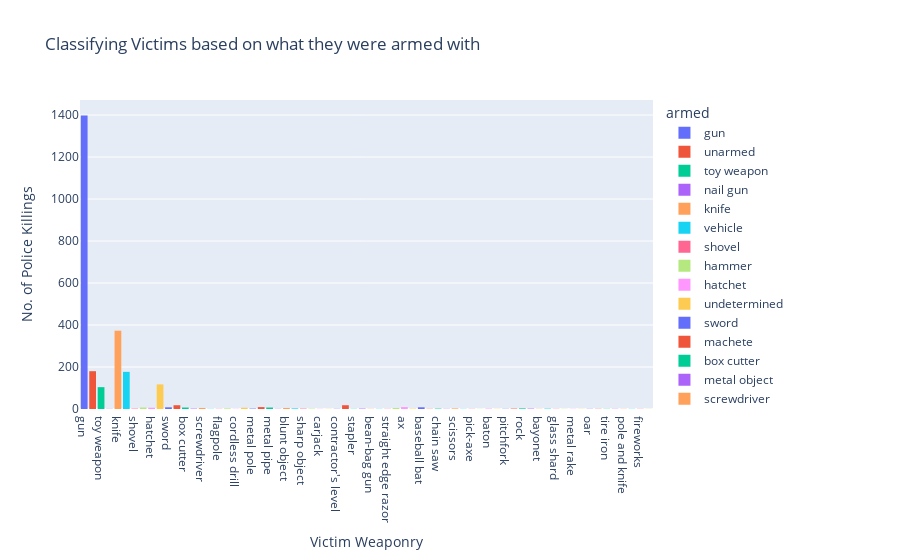

The notebook cell saved with this chart:
### Code cell
fig = px.histogram(plc, x=plc['armed'],color = plc['armed'],title='Classifying Victims based on what they were armed with ')
fig.layout.xaxis.title.text = "Victim Weaponry"
fig.layout.yaxis.title.text = "No. of Police Killings"
fig.show()

### Figure 1 — Plotly figure (JSON) as saved in the notebook; plotly's stock layout.template omitted (floating-point values rounded to 4 significant figures; data arrays with more than 128 entries replaced by an {"elided": "..."} marker saying what was removed)
{"data": [{"alignmentgroup": "True", "bingroup": "x", "hovertemplate": "armed=%{x}<br>count=%{y}<extra></extra>", "legendgroup": "gun", "marker": {"color": "#636efa", "pattern": {"shape": ""}}, "name": "gun", "offsetgroup": "gun", "orientation": "v", "showlegend": true, "type": "histogram", "x": {"elided": "1398 str values"}, "xaxis": "x", "yaxis": "y"}, {"alignmentgroup": "True", "bingroup": "x", "hovertemplate": "armed=%{x}<br>count=%{y}<extra></extra>", "legendgroup": "unarmed", "marker": {"color": "#EF553B", "pattern": {"shape": ""}}, "name": "unarmed", "offsetgroup": "unarmed", "orientation": "v", "showlegend": true, "type": "histogram", "x": {"elided": "180 str values"}, "xaxis": "x", "yaxis": "y"}, {"alignmentgroup": "True", "bingroup": "x", "hovertemplate": "armed=%{x}<br>count=%{y}<extra></extra>", "legendgroup": "toy weapon", "marker": {"color": "#00cc96", "pattern": {"shape": ""}}, "name": "toy weapon", "offsetgroup": "toy weapon", "orientation": "v", "showlegend": true, "type": "histogram", "x": ["toy weapon", "toy weapon", "toy weapon", "toy weapon", "toy weapon", "toy weapon", "toy weapon", "toy weapon", "toy weapon", "toy weapon", "toy weapon", "toy weapon", "toy weapon", "toy weapon", "toy weapon", "toy weapon", "toy weapon", "toy weapon", "toy weapon", "toy weapon", "toy weapon", "toy weapon", "toy weapon", "toy weapon", "toy weapon", "toy weapon", "toy weapon", "toy weapon", "toy weapon", "toy weapon", "toy weapon", "toy weapon", "toy weapon", "toy weapon", "toy weapon", "toy weapon", "toy weapon", "toy weapon", "toy weapon", "toy weapon", "toy weapon", "toy weapon", "toy weapon", "toy weapon", "toy weapon", "toy weapon", "toy weapon", "toy weapon", "toy weapon", "toy weapon", "toy weapon", "toy weapon", "toy weapon", "toy weapon", "toy weapon", "toy weapon", "toy weapon", "toy weapon", "toy weapon", "toy weapon", "toy weapon", "toy weapon", "toy weapon", "toy weapon", "toy weapon", "toy weapon", "toy weapon", "toy weapon", "toy weapon", "toy weapon", "toy weapon", "toy weapon", "toy weapon", "toy weapon", "toy weapon", "toy weapon", "toy weapon", "toy weapon", "toy weapon", "toy weapon", "toy weapon", "toy weapon", "toy weapon", "toy weapon", "toy weapon", "toy weapon", "toy weapon", "toy weapon", "toy weapon", "toy weapon", "toy weapon", "toy weapon", "toy weapon", "toy weapon", "toy weapon", "toy weapon", "toy weapon", "toy weapon", "toy weapon", "toy weapon", "toy weapon", "toy weapon", "toy weapon", "toy weapon"], "xaxis": "x", "yaxis": "y"}, {"alignmentgroup": "True", "bingroup": "x", "hovertemplate": "armed=%{x}<br>count=%{y}<extra></extra>", "legendgroup": "nail gun", "marker": {"color": "#ab63fa", "pattern": {"shape": ""}}, "name": "nail gun", "offsetgroup": "nail gun", "orientation": "v", "showlegend": true, "type": "histogram", "x": ["nail gun"], "xaxis": "x", "yaxis": "y"}, {"alignmentgroup": "True", "bingroup": "x", "hovertemplate": "armed=%{x}<br>count=%{y}<extra></extra>", "legendgroup": "knife", "marker": {"color": "#FFA15A", "pattern": {"shape": ""}}, "name": "knife", "offsetgroup": "knife", "orientation": "v", "showlegend": true, "type": "histogram", "x": {"elided": "373 str values"}, "xaxis": "x", "yaxis": "y"}, {"alignmentgroup": "True", "bingroup": "x", "hovertemplate": "armed=%{x}<br>count=%{y}<extra></extra>", "legendgroup": "vehicle", "marker": {"color": "#19d3f3", "pattern": {"shape": ""}}, "name": "vehicle", "offsetgroup": "vehicle", "orientation": "v", "showlegend": true, "type": "histogram", "x": {"elided": "177 str values"}, "xaxis": "x", "yaxis": "y"}, {"alignmentgroup": "True", "bingroup": "x", "hovertemplate": "armed=%{x}<br>count=%{y}<extra></extra>", "legendgroup": "shovel", "marker": {"color": "#FF6692", "pattern": {"shape": ""}}, "name": "shovel", "offsetgroup": "shovel", "orientation": "v", "showlegend": true, "type": "histogram", "x": ["shovel", "shovel"], "xaxis": "x", "yaxis": "y"}, {"alignmentgroup": "True", "bingroup": "x", "hovertemplate": "armed=%{x}<br>count=%{y}<extra></extra>", "legendgroup": "hammer", "marker": {"color": "#B6E880", "pattern": {"shape": ""}}, "name": "hammer", "offsetgroup": "hammer", "orientation": "v", "showlegend": true, "type": "histogram", "x": ["hammer", "hammer", "hammer", "hammer", "hammer", "hammer", "hammer"], "xaxis": "x", "yaxis": "y"}, {"alignmentgroup": "True", "bingroup": "x", "hovertemplate": "armed=%{x}<br>count=%{y}<extra></extra>", "legendgroup": "hatchet", "marker": {"color": "#FF97FF", "pattern": {"shape": ""}}, "name": "hatchet", "offsetgroup": "hatchet", "orientation": "v", "showlegend": true, "type": "histogram", "x": ["hatchet", "hatchet", "hatchet", "hatchet", "hatchet", "hatchet"], "xaxis": "x", "yaxis": "y"}, {"alignmentgroup": "True", "bingroup": "x", "hovertemplate": "armed=%{x}<br>count=%{y}<extra></extra>", "legendgroup": "undetermined", "marker": {"color": "#FECB52", "pattern": {"shape": ""}}, "name": "undetermined", "offsetgroup": "undetermined", "orientation": "v", "showlegend": true, "type": "histogram", "x": ["undetermined", "undetermined", "undetermined", "undetermined", "undetermined", "undetermined", "undetermined", "undetermined", "undetermined", "undetermined", "undetermined", "undetermined", "undetermined", "undetermined", "undetermined", "undetermined", "undetermined", "undetermined", "undetermined", "undetermined", "undetermined", "undetermined", "undetermined", "undetermined", "undetermined", "undetermined", "undetermined", "undetermined", "undetermined", "undetermined", "undetermined", "undetermined", "undetermined", "undetermined", "undetermined", "undetermined", "undetermined", "undetermined", "undetermined", "undetermined", "undetermined", "undetermined", "undetermined", "undetermined", "undetermined", "undetermined", "undetermined", "undetermined", "undetermined", "undetermined", "undetermined", "undetermined", "undetermined", "undetermined", "undetermined", "undetermined", "undetermined", "undetermined", "undetermined", "undetermined", "undetermined", "undetermined", "undetermined", "undetermined", "undetermined", "undetermined", "undetermined", "undetermined", "undetermined", "undetermined", "undetermined", "undetermined", "undetermined", "undetermined", "undetermined", "undetermined", "undetermined", "undetermined", "undetermined", "undetermined", "undetermined", "undetermined", "undetermined", "undetermined", "undetermined", "undetermined", "undetermined", "undetermined", "undetermined", "undetermined", "undetermined", "undetermined", "undetermined", "undetermined", "undetermined", "undetermined", "undetermined", "undetermined", "undetermined", "undetermined", "undetermined", "undetermined", "undetermined", "undetermined", "undetermined", "undetermined", "undetermined", "undetermined", "undetermined", "undetermined", "undetermined", "undetermined", "undetermined", "undetermined", "undetermined", "undetermined", "undetermined"], "xaxis": "x", "yaxis": "y"}, {"alignmentgroup": "True", "bingroup": "x", "hovertemplate": "armed=%{x}<br>count=%{y}<extra></extra>", "legendgroup": "sword", "marker": {"color": "#636efa", "pattern": {"shape": ""}}, "name": "sword", "offsetgroup": "sword", "orientation": "v", "showlegend": true, "type": "histogram", "x": ["sword", "sword", "sword", "sword", "sword", "sword", "sword", "sword"], "xaxis": "x", "yaxis": "y"}, {"alignmentgroup": "True", "bingroup": "x", "hovertemplate": "armed=%{x}<br>count=%{y}<extra></extra>", "legendgroup": "machete", "marker": {"color": "#EF553B", "pattern": {"shape": ""}}, "name": "machete", "offsetgroup": "machete", "orientation": "v", "showlegend": true, "type": "histogram", "x": ["machete", "machete", "machete", "machete", "machete", "machete", "machete", "machete", "machete", "machete", "machete", "machete", "machete", "machete", "machete", "machete", "machete", "machete"], "xaxis": "x", "yaxis": "y"}, {"alignmentgroup": "True", "bingroup": "x", "hovertemplate": "armed=%{x}<br>count=%{y}<extra></extra>", "legendgroup": "box cutter", "marker": {"color": "#00cc96", "pattern": {"shape": ""}}, "name": "box cutter", "offsetgroup": "box cutter", "orientation": "v", "showlegend": true, "type": "histogram", "x": ["box cutter", "box cutter", "box cutter", "box cutter", "box cutter", "box cutter", "box cutter"], "xaxis": "x", "yaxis": "y"}, {"alignmentgroup": "True", "bingroup": "x", "hovertemplate": "armed=%{x}<br>count=%{y}<extra></extra>", "legendgroup": "metal object", "marker": {"color": "#ab63fa", "pattern": {"shape": ""}}, "name": "metal object", "offsetgroup": "metal object", "orientation": "v", "showlegend": true, "type": "histogram", "x": ["metal object", "metal object"], "xaxis": "x", "yaxis": "y"}, {"alignmentgroup": "True", "bingroup": "x", "hovertemplate": "armed=%{x}<br>count=%{y}<extra></extra>", "legendgroup": "screwdriver", "marker": {"color": "#FFA15A", "pattern": {"shape": ""}}, "name": "screwdriver", "offsetgroup": "screwdriver", "orientation": "v", "showlegend": true, "type": "histogram", "x": ["screwdriver", "screwdriver", "screwdriver", "screwdriver", "screwdriver"], "xaxis": "x", "yaxis": "y"}, {"alignmentgroup": "True", "bingroup": "x", "hovertemplate": "armed=%{x}<br>count=%{y}<extra></extra>", "legendgroup": "lawn mower blade", "marker": {"color": "#19d3f3", "pattern": {"shape": ""}}, "name": "lawn mower blade", "offsetgroup": "lawn mower blade", "orientation": "v", "showlegend": true, "type": "histogram", "x": ["lawn mower blade"], "xaxis": "x", "yaxis": "y"}, {"alignmentgroup": "True", "bingroup": "x", "hovertemplate": "armed=%{x}<br>count=%{y}<extra></extra>", "legendgroup": "flagpole", "marker": {"color": "#FF6692", "pattern": {"shape": ""}}, "name": "flagpole", "offsetgroup": "flagpole", "orientation": "v", "showlegend": true, "type": "histogram", "x": ["flagpole"], "xaxis": "x", "yaxis": "y"}, {"alignmentgroup": "True", "bingroup": "x", "hovertemplate": "armed=%{x}<br>count=%{y}<extra></extra>", "legendgroup": "guns and explosives", "marker": {"color": "#B6E880", "pattern": {"shape": ""}}, "name": "guns and explosives", "offsetgroup": "guns and explosives", "orientation": "v", "showlegend": true, "type": "histogram", "x": ["guns and explosives", "guns and explosives", "guns and explosives"], "xaxis": "x", "yaxis": "y"}, {"alignmentgroup": "True", "bingroup": "x", "hovertemplate": "armed=%{x}<br>count=%{y}<extra></extra>", "legendgroup": "cordless drill", "marker": {"color": "#FF97FF", "pattern": {"shape": ""}}, "name": "cordless drill", "offsetgroup": "cordless drill", "orientation": "v", "showlegend": true, "type": "histogram", "x": ["cordless drill"], "xaxis": "x", "yaxis": "y"}, {"alignmentgroup": "True", "bingroup": "x", "hovertemplate": "armed=%{x}<br>count=%{y}<extra></extra>", "legendgroup": "crossbow", "marker": {"color": "#FECB52", "pattern": {"shape": ""}}, "name": "crossbow", "offsetgroup": "crossbow", "orientation": "v", "showlegend": true, "type": "histogram", "x": ["crossbow", "crossbow", "crossbow", "crossbow", "crossbow", "crossbow"], "xaxis": "x", "yaxis": "y"}, {"alignmentgroup": "True", "bingroup": "x", "hovertemplate": "armed=%{x}<br>count=%{y}<extra></extra>", "legendgroup": "metal pole", "marker": {"color": "#636efa", "pattern": {"shape": ""}}, "name": "metal pole", "offsetgroup": "metal pole", "orientation": "v", "showlegend": true, "type": "histogram", "x": ["metal pole", "metal pole"], "xaxis": "x", "yaxis": "y"}, {"alignmentgroup": "True", "bingroup": "x", "hovertemplate": "armed=%{x}<br>count=%{y}<extra></extra>", "legendgroup": "Taser", "marker": {"color": "#EF553B", "pattern": {"shape": ""}}, "name": "Taser", "offsetgroup": "Taser", "orientation": "v", "showlegend": true, "type": "histogram", "x": ["Taser", "Taser", "Taser", "Taser", "Taser", "Taser", "Taser", "Taser", "Taser"], "xaxis": "x", "yaxis": "y"}, {"alignmentgroup": "True", "bingroup": "x", "hovertemplate": "armed=%{x}<br>count=%{y}<extra></extra>", "legendgroup": "metal pipe", "marker": {"color": "#00cc96", "pattern": {"shape": ""}}, "name": "metal pipe", "offsetgroup": "metal pipe", "orientation": "v", "showlegend": true, "type": "histogram", "x": ["metal pipe", "metal pipe", "metal pipe", "metal pipe", "metal pipe", "metal pipe", "metal pipe"], "xaxis": "x", "yaxis": "y"}, {"alignmentgroup": "True", "bingroup": "x", "hovertemplate": "armed=%{x}<br>count=%{y}<extra></extra>", "legendgroup": "metal hand tool", "marker": {"color": "#ab63fa", "pattern": {"shape": ""}}, "name": "metal hand tool", "offsetgroup": "metal hand tool", "orientation": "v", "showlegend": true, "type": "histogram", "x": ["metal hand tool"], "xaxis": "x", "yaxis": "y"}, {"alignmentgroup": "True", "bingroup": "x", "hovertemplate": "armed=%{x}<br>count=%{y}<extra></extra>", "legendgroup": "blunt object", "marker": {"color": "#FFA15A", "pattern": {"shape": ""}}, "name": "blunt object", "offsetgroup": "blunt object", "orientation": "v", "showlegend": true, "type": "histogram", "x": ["blunt object", "blunt object", "blunt object", "blunt object", "blunt object"], "xaxis": "x", "yaxis": "y"}, {"alignmentgroup": "True", "bingroup": "x", "hovertemplate": "armed=%{x}<br>count=%{y}<extra></extra>", "legendgroup": "metal stick", "marker": {"color": "#19d3f3", "pattern": {"shape": ""}}, "name": "metal stick", "offsetgroup": "metal stick", "orientation": "v", "showlegend": true, "type": "histogram", "x": ["metal stick", "metal stick", "metal stick"], "xaxis": "x", "yaxis": "y"}, {"alignmentgroup": "True", "bingroup": "x", "hovertemplate": "armed=%{x}<br>count=%{y}<extra></extra>", "legendgroup": "sharp object", "marker": {"color": "#FF6692", "pattern": {"shape": ""}}, "name": "sharp object", "offsetgroup": "sharp object", "orientation": "v", "showlegend": true, "type": "histogram", "x": ["sharp object", "sharp object"], "xaxis": "x", "yaxis": "y"}, {"alignmentgroup": "True", "bingroup": "x", "hovertemplate": "armed=%{x}<br>count=%{y}<extra></extra>", "legendgroup": "meat cleaver", "marker": {"color": "#B6E880", "pattern": {"shape": ""}}, "name": "meat cleaver", "offsetgroup": "meat cleaver", "orientation": "v", "showlegend": true, "type": "histogram", "x": ["meat cleaver", "meat cleaver"], "xaxis": "x", "yaxis": "y"}, {"alignmentgroup": "True", "bingroup": "x", "hovertemplate": "armed=%{x}<br>count=%{y}<extra></extra>", "legendgroup": "carjack", "marker": {"color": "#FF97FF", "pattern": {"shape": ""}}, "name": "carjack", "offsetgroup": "carjack", "orientation": "v", "showlegend": true, "type": "histogram", "x": ["carjack"], "xaxis": "x", "yaxis": "y"}, {"alignmentgroup": "True", "bingroup": "x", "hovertemplate": "armed=%{x}<br>count=%{y}<extra></extra>", "legendgroup": "chain", "marker": {"color": "#FECB52", "pattern": {"shape": ""}}, "name": "chain", "offsetgroup": "chain", "orientation": "v", "showlegend": true, "type": "histogram", "x": ["chain"], "xaxis": "x", "yaxis": "y"}, {"alignmentgroup": "True", "bingroup": "x", "hovertemplate": "armed=%{x}<br>count=%{y}<extra></extra>", "legendgroup": "contractor's level", "marker": {"color": "#636efa", "pattern": {"shape": ""}}, "name": "contractor's level", "offsetgroup": "contractor's level", "orientation": "v", "showlegend": true, "type": "histogram", "x": ["contractor's level"], "xaxis": "x", "yaxis": "y"}, {"alignmentgroup": "True", "bingroup": "x", "hovertemplate": "armed=%{x}<br>count=%{y}<extra></extra>", "legendgroup": "unknown weapon", "marker": {"color": "#EF553B", "pattern": {"shape": ""}}, "name": "unknown weapon", "offsetgroup": "unknown weapon", "orientation": "v", "showlegend": true, "type": "histogram", "x": ["unknown weapon", "unknown weapon", "unknown weapon", "unknown weapon", "unknown weapon", "unknown weapon", "unknown weapon", "unknown weapon", "unknown weapon", "unknown weapon", "unknown weapon", "unknown weapon", "unknown weapon", "unknown weapon", "unknown weapon", "unknown weapon", "unknown weapon", "unknown weapon"], "xaxis": "x", "yaxis": "y"}, {"alignmentgroup": "True", "bingroup": "x", "hovertemplate": "armed=%{x}<br>count=%{y}<extra></extra>", "legendgroup": "stapler", "marker": {"color": "#00cc96", "pattern": {"shape": ""}}, "name": "stapler", "offsetgroup": "stapler", "orientation": "v", "showlegend": true, "type": "histogram", "x": ["stapler"], "xaxis": "x", "yaxis": "y"}, {"alignmentgroup": "True", "bingroup": "x", "hovertemplate": "armed=%{x}<br>count=%{y}<extra></extra>", "legendgroup": "beer bottle", "marker": {"color": "#ab63fa", "pattern": {"shape": ""}}, "name": "beer bottle", "offsetgroup": "beer bottle", "orientation": "v", "showlegend": true, "type": "histogram", "x": ["beer bottle", "beer bottle"], "xaxis": "x", "yaxis": "y"}, {"alignmentgroup": "True", "bingroup": "x", "hovertemplate": "armed=%{x}<br>count=%{y}<extra></extra>", "legendgroup": "bean-bag gun", "marker": {"color": "#FFA15A", "pattern": {"shape": ""}}, "name": "bean-bag gun", "offsetgroup": "bean-bag gun", "orientation": "v", "showlegend": true, "type": "histogram", "x": ["bean-bag gun"], "xaxis": "x", "yaxis": "y"}, {"alignmentgroup": "True", "bingroup": "x", "hovertemplate": "armed=%{x}<br>count=%{y}<extra></extra>", "legendgroup": "baseball bat and fireplace poker", "marker": {"color": "#19d3f3", "pattern": {"shape": ""}}, "name": "baseball bat and fireplace poker", "offsetgroup": "baseball bat and fireplace poker", "orientation": "v", "showlegend": true, "type": "histogram", "x": ["baseball bat and fireplace poker"], "xaxis": "x", "yaxis": "y"}, {"alignmentgroup": "True", "bingroup": "x", "hovertemplate": "armed=%{x}<br>count=%{y}<extra></extra>", "legendgroup": "straight edge razor", "marker": {"color": "#FF6692", "pattern": {"shape": ""}}, "name": "straight edge razor", "offsetgroup": "straight edge razor", "orientation": "v", "showlegend": true, "type": "histogram", "x": ["straight edge razor"], "xaxis": "x", "yaxis": "y"}, {"alignmentgroup": "True", "bingroup": "x", "hovertemplate": "armed=%{x}<br>count=%{y}<extra></extra>", "legendgroup": "gun and knife", "marker": {"color": "#B6E880", "pattern": {"shape": ""}}, "name": "gun and knife", "offsetgroup": "gun and knife", "orientation": "v", "showlegend": true, "type": "histogram", "x": ["gun and knife", "gun and knife", "gun and knife", "gun and knife", "gun and knife"], "xaxis": "x", "yaxis": "y"}, {"alignmentgroup": "True", "bingroup": "x", "hovertemplate": "armed=%{x}<br>count=%{y}<extra></extra>", "legendgroup": "ax", "marker": {"color": "#FF97FF", "pattern": {"shape": ""}}, "name": "ax", "offsetgroup": "ax", "orientation": "v", "showlegend": true, "type": "histogram", "x": ["ax", "ax", "ax", "ax", "ax", "ax", "ax", "ax", "ax"], "xaxis": "x", "yaxis": "y"}, {"alignmentgroup": "True", "bingroup": "x", "hovertemplate": "armed=%{x}<br>count=%{y}<extra></extra>", "legendgroup": "brick", "marker": {"color": "#FECB52", "pattern": {"shape": ""}}, "name": "brick", "offsetgroup": "brick", "orientation": "v", "showlegend": true, "type": "histogram", "x": ["brick", "brick"], "xaxis": "x", "yaxis": "y"}, {"alignmentgroup": "True", "bingroup": "x", "hovertemplate": "armed=%{x}<br>count=%{y}<extra></extra>", "legendgroup": "baseball bat", "marker": {"color": "#636efa", "pattern": {"shape": ""}}, "name": "baseball bat", "offsetgroup": "baseball bat", "orientation": "v", "showlegend": true, "type": "histogram", "x": ["baseball bat", "baseball bat", "baseball bat", "baseball bat", "baseball bat", "baseball bat", "baseball bat", "baseball bat"], "xaxis": "x", "yaxis": "y"}, {"alignmentgroup": "True", "bingroup": "x", "hovertemplate": "armed=%{x}<br>count=%{y}<extra></extra>", "legendgroup": "hand torch", "marker": {"color": "#EF553B", "pattern": {"shape": ""}}, "name": "hand torch", "offsetgroup": "hand torch", "orientation": "v", "showlegend": true, "type": "histogram", "x": ["hand torch"], "xaxis": "x", "yaxis": "y"}, {"alignmentgroup": "True", "bingroup": "x", "hovertemplate": "armed=%{x}<br>count=%{y}<extra></extra>", "legendgroup": "chain saw", "marker": {"color": "#00cc96", "pattern": {"shape": ""}}, "name": "chain saw", "offsetgroup": "chain saw", "orientation": "v", "showlegend": true, "type": "histogram", "x": ["chain saw", "chain saw"], "xaxis": "x", "yaxis": "y"}, {"alignmentgroup": "True", "bingroup": "x", "hovertemplate": "armed=%{x}<br>count=%{y}<extra></extra>", "legendgroup": "garden tool", "marker": {"color": "#ab63fa", "pattern": {"shape": ""}}, "name": "garden tool", "offsetgroup": "garden tool", "orientation": "v", "showlegend": true, "type": "histogram", "x": ["garden tool"], "xaxis": "x", "yaxis": "y"}, {"alignmentgroup": "True", "bingroup": "x", "hovertemplate": "armed=%{x}<br>count=%{y}<extra></extra>", "legendgroup": "scissors", "marker": {"color": "#FFA15A", "pattern": {"shape": ""}}, "name": "scissors", "offsetgroup": "scissors", "orientation": "v", "showlegend": true, "type": "histogram", "x": ["scissors", "scissors", "scissors"], "xaxis": "x", "yaxis": "y"}, {"alignmentgroup": "True", "bingroup": "x", "hovertemplate": "armed=%{x}<br>count=%{y}<extra></extra>", "legendgroup": "pole", "marker": {"color": "#19d3f3", "pattern": {"shape": ""}}, "name": "pole", "offsetgroup": "pole", "orientation": "v", "showlegend": true, "type": "histogram", "x": ["pole"], "xaxis": "x", "yaxis": "y"}, {"alignmentgroup": "True", "bingroup": "x", "hovertemplate": "armed=%{x}<br>count=%{y}<extra></extra>", "legendgroup": "pick-axe", "marker": {"color": "#FF6692", "pattern": {"shape": ""}}, "name": "pick-axe", "offsetgroup": "pick-axe", "orientation": "v", "showlegend": true, "type": "histogram", "x": ["pick-axe"], "xaxis": "x", "yaxis": "y"}, {"alignmentgroup": "True", "bingroup": "x", "hovertemplate": "armed=%{x}<br>count=%{y}<extra></extra>", "legendgroup": "flashlight", "marker": {"color": "#B6E880", "pattern": {"shape": ""}}, "name": "flashlight", "offsetgroup": "flashlight", "orientation": "v", "showlegend": true, "type": "histogram", "x": ["flashlight"], "xaxis": "x", "yaxis": "y"}, {"alignmentgroup": "True", "bingroup": "x", "hovertemplate": "armed=%{x}<br>count=%{y}<extra></extra>", "legendgroup": "baton", "marker": {"color": "#FF97FF", "pattern": {"shape": ""}}, "name": "baton", "offsetgroup": "baton", "orientation": "v", "showlegend": true, "type": "histogram", "x": ["baton", "baton"], "xaxis": "x", "yaxis": "y"}, {"alignmentgroup": "True", "bingroup": "x", "hovertemplate": "armed=%{x}<br>count=%{y}<extra></extra>", "legendgroup": "spear", "marker": {"color": "#FECB52", "pattern": {"shape": ""}}, "name": "spear", "offsetgroup": "spear", "orientation": "v", "showlegend": true, "type": "histogram", "x": ["spear"], "xaxis": "x", "yaxis": "y"}, {"alignmentgroup": "True", "bingroup": "x", "hovertemplate": "armed=%{x}<br>count=%{y}<extra></extra>", "legendgroup": "pitchfork", "marker": {"color": "#636efa", "pattern": {"shape": ""}}, "name": "pitchfork", "offsetgroup": "pitchfork", "orientation": "v", "showlegend": true, "type": "histogram", "x": ["pitchfork"], "xaxis": "x", "yaxis": "y"}, {"alignmentgroup": "True", "bingroup": "x", "hovertemplate": "armed=%{x}<br>count=%{y}<extra></extra>", "legendgroup": "hatchet and gun", "marker": {"color": "#EF553B", "pattern": {"shape": ""}}, "name": "hatchet and gun", "offsetgroup": "hatchet and gun", "orientation": "v", "showlegend": true, "type": "histogram", "x": ["hatchet and gun", "hatchet and gun"], "xaxis": "x", "yaxis": "y"}, {"alignmentgroup": "True", "bingroup": "x", "hovertemplate": "armed=%{x}<br>count=%{y}<extra></extra>", "legendgroup": "rock", "marker": {"color": "#00cc96", "pattern": {"shape": ""}}, "name": "rock", "offsetgroup": "rock", "orientation": "v", "showlegend": true, "type": "histogram", "x": ["rock", "rock", "rock"], "xaxis": "x", "yaxis": "y"}, {"alignmentgroup": "True", "bingroup": "x", "hovertemplate": "armed=%{x}<br>count=%{y}<extra></extra>", "legendgroup": "piece of wood", "marker": {"color": "#ab63fa", "pattern": {"shape": ""}}, "name": "piece of wood", "offsetgroup": "piece of wood", "orientation": "v", "showlegend": true, "type": "histogram", "x": ["piece of wood", "piece of wood"], "xaxis": "x", "yaxis": "y"}, {"alignmentgroup": "True", "bingroup": "x", "hovertemplate": "armed=%{x}<br>count=%{y}<extra></extra>", "legendgroup": "bayonet", "marker": {"color": "#FFA15A", "pattern": {"shape": ""}}, "name": "bayonet", "offsetgroup": "bayonet", "orientation": "v", "showlegend": true, "type": "histogram", "x": ["bayonet"], "xaxis": "x", "yaxis": "y"}, {"alignmentgroup": "True", "bingroup": "x", "hovertemplate": "armed=%{x}<br>count=%{y}<extra></extra>", "legendgroup": "pipe", "marker": {"color": "#19d3f3", "pattern": {"shape": ""}}, "name": "pipe", "offsetgroup": "pipe", "orientation": "v", "showlegend": true, "type": "histogram", "x": ["pipe", "pipe"], "xaxis": "x", "yaxis": "y"}, {"alignmentgroup": "True", "bingroup": "x", "hovertemplate": "armed=%{x}<br>count=%{y}<extra></extra>", "legendgroup": "glass shard", "marker": {"color": "#FF6692", "pattern": {"shape": ""}}, "name": "glass shard", "offsetgroup": "glass shard", "orientation": "v", "showlegend": true, "type": "histogram", "x": ["glass shard"], "xaxis": "x", "yaxis": "y"}, {"alignmentgroup": "True", "bingroup": "x", "hovertemplate": "armed=%{x}<br>count=%{y}<extra></extra>", "legendgroup": "motorcycle", "marker": {"color": "#B6E880", "pattern": {"shape": ""}}, "name": "motorcycle", "offsetgroup": "motorcycle", "orientation": "v", "showlegend": true, "type": "histogram", "x": ["motorcycle"], "xaxis": "x", "yaxis": "y"}, {"alignmentgroup": "True", "bingroup": "x", "hovertemplate": "armed=%{x}<br>count=%{y}<extra></extra>", "legendgroup": "metal rake", "marker": {"color": "#FF97FF", "pattern": {"shape": ""}}, "name": "metal rake", "offsetgroup": "metal rake", "orientation": "v", "showlegend": true, "type": "histogram", "x": ["metal rake"], "xaxis": "x", "yaxis": "y"}, {"alignmentgroup": "True", "bingroup": "x", "hovertemplate": "armed=%{x}<br>count=%{y}<extra></extra>", "legendgroup": "crowbar", "marker": {"color": "#FECB52", "pattern": {"shape": ""}}, "name": "crowbar", "offsetgroup": "crowbar", "orientation": "v", "showlegend": true, "type": "histogram", "x": ["crowbar"], "xaxis": "x", "yaxis": "y"}, {"alignmentgroup": "True", "bingroup": "x", "hovertemplate": "armed=%{x}<br>count=%{y}<extra></extra>", "legendgroup": "oar", "marker": {"color": "#636efa", "pattern": {"shape": ""}}, "name": "oar", "offsetgroup": "oar", "orientation": "v", "showlegend": true, "type": "histogram", "x": ["oar"], "xaxis": "x", "yaxis": "y"}, {"alignmentgroup": "True", "bingroup": "x", "hovertemplate": "armed=%{x}<br>count=%{y}<extra></extra>", "legendgroup": "machete and gun", "marker": {"color": "#EF553B", "pattern": {"shape": ""}}, "name": "machete and gun", "offsetgroup": "machete and gun", "orientation": "v", "showlegend": true, "type": "histogram", "x": ["machete and gun"], "xaxis": "x", "yaxis": "y"}, {"alignmentgroup": "True", "bingroup": "x", "hovertemplate": "armed=%{x}<br>count=%{y}<extra></extra>", "legendgroup": "tire iron", "marker": {"color": "#00cc96", "pattern": {"shape": ""}}, "name": "tire iron", "offsetgroup": "tire iron", "orientation": "v", "showlegend": true, "type": "histogram", "x": ["tire iron"], "xaxis": "x", "yaxis": "y"}, {"alignmentgroup": "True", "bingroup": "x", "hovertemplate": "armed=%{x}<br>count=%{y}<extra></extra>", "legendgroup": "air conditioner", "marker": {"color": "#ab63fa", "pattern": {"shape": ""}}, "name": "air conditioner", "offsetgroup": "air conditioner", "orientation": "v", "showlegend": true, "type": "histogram", "x": ["air conditioner"], "xaxis": "x", "yaxis": "y"}, {"alignmentgroup": "True", "bingroup": "x", "hovertemplate": "armed=%{x}<br>count=%{y}<extra></extra>", "legendgroup": "pole and knife", "marker": {"color": "#FFA15A", "pattern": {"shape": ""}}, "name": "pole and knife", "offsetgroup": "pole and knife", "orientation": "v", "showlegend": true, "type": "histogram", "x": ["pole and knife"], "xaxis": "x", "yaxis": "y"}, {"alignmentgroup": "True", "bingroup": "x", "hovertemplate": "armed=%{x}<br>count=%{y}<extra></extra>", "legendgroup": "baseball bat and bottle", "marker": {"color": "#19d3f3", "pattern": {"shape": ""}}, "name": "baseball bat and bottle", "offsetgroup": "baseball bat and bottle", "orientation": "v", "showlegend": true, "type": "histogram", "x": ["baseball bat and bottle"], "xaxis": "x", "yaxis": "y"}, {"alignmentgroup": "True", "bingroup": "x", "hovertemplate": "armed=%{x}<br>count=%{y}<extra></extra>", "legendgroup": "fireworks", "marker": {"color": "#FF6692", "pattern": {"shape": ""}}, "name": "fireworks", "offsetgroup": "fireworks", "orientation": "v", "showlegend": true, "type": "histogram", "x": ["fireworks"], "xaxis": "x", "yaxis": "y"}, {"alignmentgroup": "True", "bingroup": "x", "hovertemplate": "armed=%{x}<br>count=%{y}<extra></extra>", "legendgroup": "pen", "marker": {"color": "#B6E880", "pattern": {"shape": ""}}, "name": "pen", "offsetgroup": "pen", "orientation": "v", "showlegend": true, "type": "histogram", "x": ["pen"], "xaxis": "x", "yaxis": "y"}], "layout": {"barmode": "relative", "legend": {"title": {"text": "armed"}, "tracegroupgap": 0}, "title": {"text": "Classifying Victims based on what they were armed with "}, "xaxis": {"anchor": "y", "categoryarray": ["gun", "unarmed", "toy weapon", "nail gun", "knife", "vehicle", "shovel", "hammer", "hatchet", "undetermined", "sword", "machete", "box cutter", "metal object", "screwdriver", "lawn mower blade", "flagpole", "guns and explosives", "cordless drill", "crossbow", "metal pole", "Taser", "metal pipe", "metal hand tool", "blunt object", "metal stick", "sharp object", "meat cleaver", "carjack", "chain", "contractor's level", "unknown weapon", "stapler", "beer bottle", "bean-bag gun", "baseball bat and fireplace poker", "straight edge razor", "gun and knife", "ax", "brick", "baseball bat", "hand torch", "chain saw", "garden tool", "scissors", "pole", "pick-axe", "flashlight", "baton", "spear", "pitchfork", "hatchet and gun", "rock", "piece of wood", "bayonet", "pipe", "glass shard", "motorcycle", "metal rake", "crowbar", "oar", "machete and gun", "tire iron", "air conditioner", "pole and knife", "baseball bat and bottle", "fireworks", "pen"], "categoryorder": "array", "domain": [0, 1], "title": {"text": "Victim Weaponry"}}, "yaxis": {"anchor": "x", "domain": [0, 1], "title": {"text": "No. of Police Killings"}}}}
